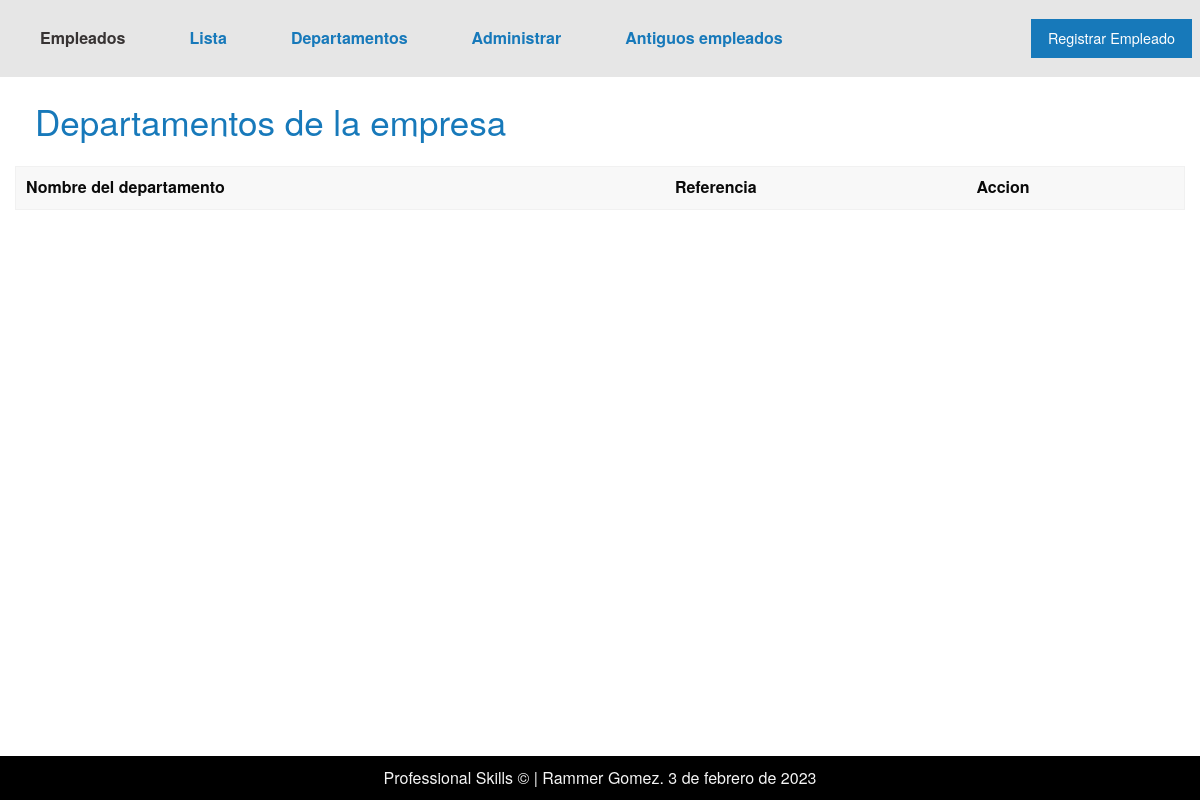
Page /departamentos/ on the earlier database version.
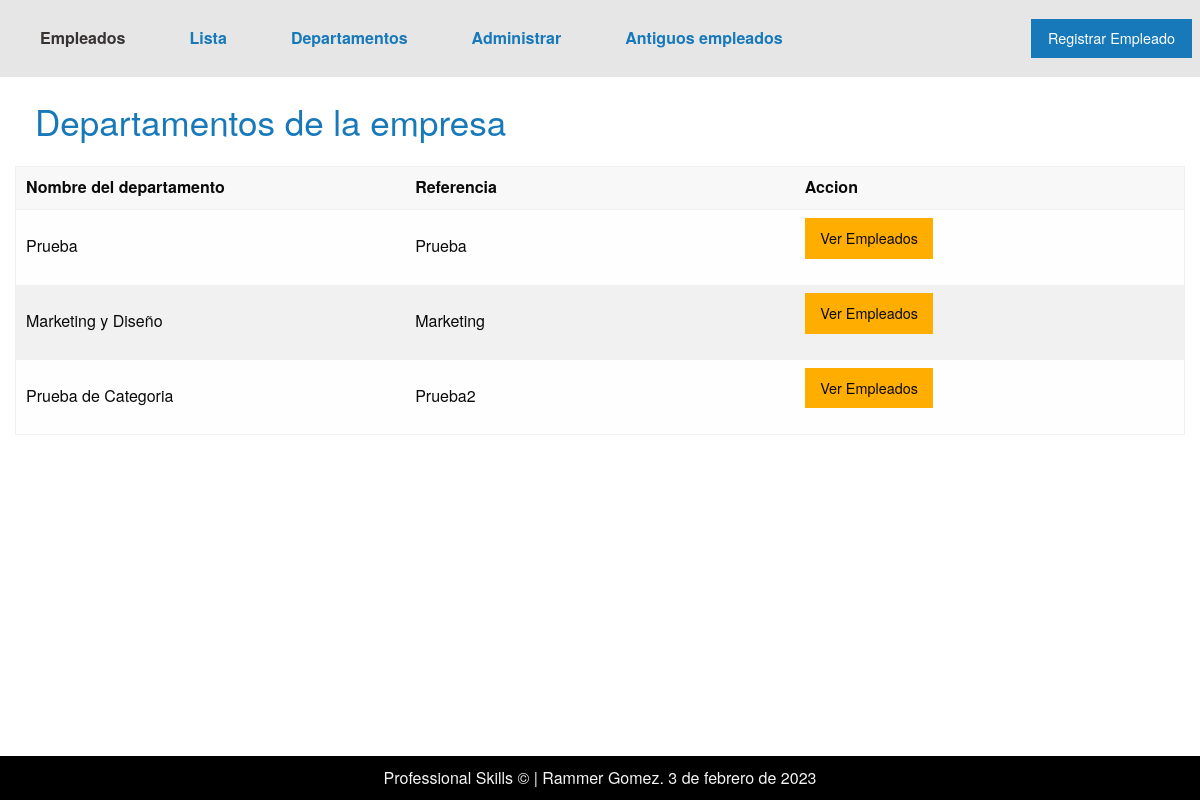
Same page on the later database version.
### applications/departamento/models.py (models this page shows, shortened)
class Departamento(models.Model):
    name = models.CharField('Departamento', max_length=50)
    short_name = models.CharField('Nombre corto', max_length=20, unique=True)
    class Meta:
        verbose_name = 'Departamento'
        verbose_name_plural = 'Departamentos'

### applications/departamento/views.py (the view)
# urls.py: path('departamentos/', views.Lista_departamentos.as_view(), name="departamentos")
class Lista_departamentos(ListView):
    model = Departamento
    template_name = "departamento/lista_departamentos.html"
    context_object_name = "departamentos"

### applications/departamento/processors.py (called while the page is built)
def get_departamento(request):
    departamentos = Departamento.objects.all()
    return {
        'get_departamento': departamentos
    }

### templates/departamento/lista_departamentos.html (shortened to what this page needs)
{% extends 'layout.html' %}
{% block content %}
    <div class="grid-container">
        <div class="grid-x">
            <h1 class="cell h1-cabecera2">Departamentos de la empresa</h1>
            <div class="cell">
                <table>
                    <thead>
                        <tr>
                            <th>
                                Nombre del departamento
                            </th>
                            <th>
                                Referencia
                            </th>
                            <th>
                                Accion
                            </th>
                        </tr>
                    </thead>
                    <tbody>
                        {% for departamento in departamentos %}
                            <tr>
                                <td width='200'>
                                    {{departamento.name}}
                                </td>
                                <td width='200'>
                                    {{departamento.short_name}}
                                </td>
                                <td width='200'>
                                    <a class="button warning"  href="{% url 'app_personal:departamento_personal' departamento.id %}">Ver Empleados</a>
                                </td>
                            </tr>
                        {% endfor %}
                    </tbody>
                </table>
            </div>
        </div>
    </div>
    {% include 'includes/footer.html' %}
{% endblock content %}

Differences in the rows shown:
added Departamento: name "Prueba", short_name "Prueba"
added Departamento: name "Marketing y Diseño", short_name "Marketing"
added Departamento: name "Prueba de Categoria", short_name "Prueba2"
